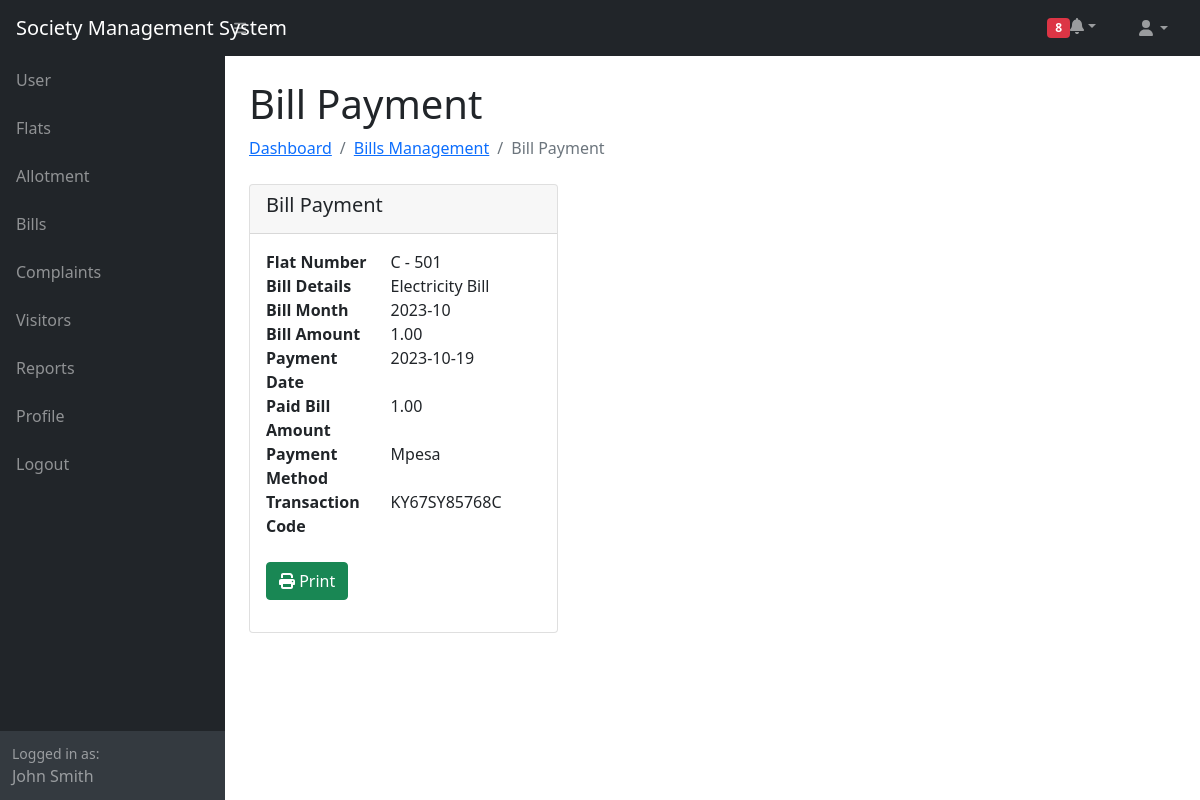
Page /bill_payment.php?id=7&action=notification (signed in) on the committed database.
### tables this page shows
CREATE TABLE `bills` (
  `id` int(11) UNSIGNED NOT NULL,
  `flat_id` int(11) UNSIGNED NOT NULL,
  `bill_title` varchar(255) NOT NULL,
  `amount` decimal(10,2) NOT NULL,
  `month` varchar(30) NOT NULL,
  `paid_date` date DEFAULT NULL,
  `payment_method` varchar(255) DEFAULT NULL,
  `paid_amount` decimal(10,2) DEFAULT NULL,
  `transaction_code` varchar(255) DEFAULT NULL,
  `created_at` timestamp NOT NULL DEFAULT current_timestamp()
);

CREATE TABLE `flats` (
  `id` int(11) UNSIGNED NOT NULL,
  `flat_number` varchar(255) NOT NULL,
  `floor` int(11) NOT NULL,
  `block_number` varchar(10) NOT NULL,
  `flat_type` varchar(30) NOT NULL,
  `created_at` timestamp NOT NULL DEFAULT current_timestamp()
);

### bill_payment.php (the view, shortened to what this page needs)
<?php
require_once 'config.php';
if(isset($_GET['id']))
{
	$stmt = $pdo->prepare("SELECT flats.flat_number, flats.block_number, bills.bill_title, bills.id, bills.amount, bills.month, bills.paid_date, bills.paid_amount, bills.payment_method, bills.transaction_code FROM bills INNER JOIN flats ON flats.id = bills.flat_id WHERE bills.id = ?");
	$stmt->execute([$_GET['id']]);
	$bill = $stmt->fetch(PDO::FETCH_ASSOC);
}
include('header.php');
?>
<div class="container-fluid px-4">
	<div class="no-print">
    <h1 class="mt-4">Bill Payment</h1>
    <ol class="breadcrumb mb-4">
    	<li class="breadcrumb-item"><a href="dashboard.php">Dashboard</a></li>
        <li class="breadcrumb-item"><a href="bills.php">Bills Management</a></li>
        <li class="breadcrumb-item active">Bill Payment</li>
    </ol>
    </div>
	<div class="col-md-4">
		<div class="card">
			<div class="card-header">
				<h5 class="card-title">Bill Payment</h5>
			</div>
			<div class="card-body">
				<form method="post">
				  	<div class="mb-3">
				  		<div class="row">
				    		<div class="col-md-5"><b>Flat Number</b></div>
				    		<div class="col-md-7"><?php echo (isset($bill['flat_number'])) ? $bill['block_number'] . ' - ' . $bill['flat_number'] : ''; ?></div>
				    	</div>
				    	<div class="row">
				    		<div class="col-md-5"><b>Bill Details</b></div>
				    		<div class="col-md-7"><?php echo (isset($bill['bill_title'])) ? $bill['bill_title'] : ''; ?></div>
				    	</div>
				    	<div class="row">
				    		<div class="col-md-5"><b>Bill Month</b></div>
				    		<div class="col-md-7"><?php echo (isset($bill['month'])) ? $bill['month'] : ''; ?></div>
				    	</div>
				    	<div class="row">
				    		<div class="col-md-5"><b>Bill Amount</b></div>
				    		<div class="col-md-7"><?php echo (isset($bill['amount'])) ? $bill['amount'] : ''; ?></div>
				    	</div>
				  	<?php
				  	if(isset($bill['paid_date']) && !is_null($bill['paid_date']))
				  	{
				  	?>
				  		<div class="row">
				    		<div class="col-md-5"><b>Payment Date</b></div>
				    		<div class="col-md-7"><?php echo (isset($bill['paid_date'])) ? $bill['paid_date'] : ''; ?></div>
				    	</div>
				    	<div class="row">
				    		<div class="col-md-5"><b>Paid Bill Amount</b></div>
				    		<div class="col-md-7"><?php echo (isset($bill['paid_amount'])) ? $bill['paid_amount'] : ''; ?></div>
				    	</div>
				    	<div class="row">
				    		<div class="col-md-5"><b>Payment Method</b></div>
				    		<div class="col-md-7"><?php echo (isset($bill['payment_method'])) ? $bill['payment_method'] : ''; ?></div>
				    	</div>
				    	<div class="row">
				    		<div class="col-md-5"><b>Transaction Code</b></div>
				    		<div class="col-md-7"><?php echo (isset($bill['transaction_code'])) ? $bill['transaction_code'] : ''; ?></div>
				    	</div>
				    	<br>
				    	<a class = "btn btn-success btn-print" href = "" onclick = "window.print()"><i class ="fa fa-print"></i> Print</a>
				  	<?php
				  	}
				  	?>
				</form>
			</div>
		</div>
	</div>
</div>
<?php
include('footer.php');
?>

### rows in the picture
bills: flat.block_number "C", flat.flat_number "501", bill_title "Electricity Bill", month "2023-10", amount "1.00", paid_date "2023-10-19", paid_amount "1.00", payment_method "Mpesa", transaction_code "KY67SY85768C"

### other values in the picture
count($notification) "8"
$_SESSION['user_name'] "John Smith"
